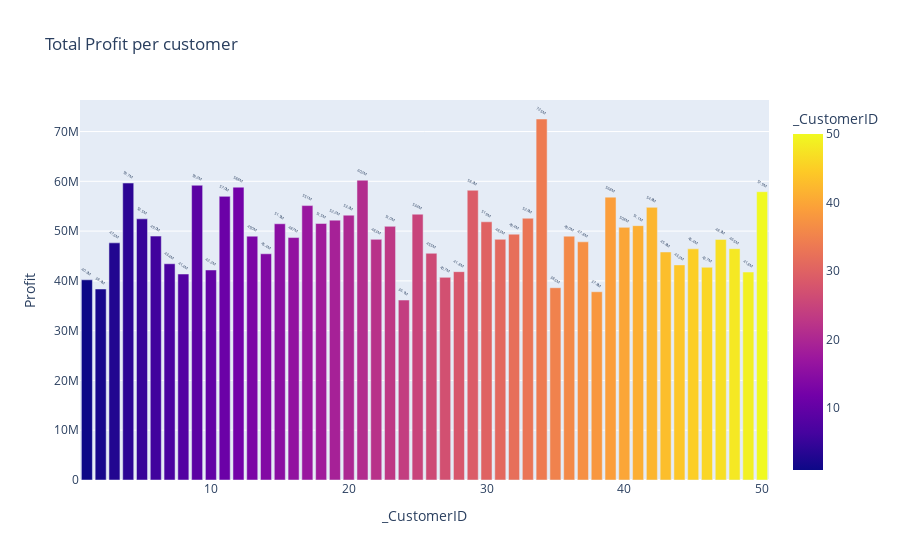

Source (notebook cell):
### Code cell
#Graphing the data 
graph1 = CompanyProfitPerPerson.reset_index(drop=False) #Reset index to allow for graphing of customerid
bar = px.bar(
    data_frame=graph1,
    x='_CustomerID',
    y='Profit',
    color='_CustomerID',
    title= 'Total Profit per customer',
    text_auto='.3s'
)
bar.update_traces(textposition="outside", textangle= 30)

bar

### Figure 1 — Plotly figure (JSON) as saved in the notebook; plotly's stock layout.template omitted (floating-point values rounded to 4 significant figures)
{"data": [{"alignmentgroup": "True", "hovertemplate": "_CustomerID=%{marker.color}<br>Profit=%{y}<extra></extra>", "legendgroup": "", "marker": {"color": [34, 21, 4, 9, 12, 29, 50, 11, 39, 17, 42, 25, 20, 33, 5, 19, 30, 18, 15, 41, 23, 40, 32, 6, 36, 13, 16, 31, 22, 47, 37, 3, 48, 45, 43, 26, 14, 7, 44, 46, 10, 28, 49, 8, 27, 1, 35, 2, 38, 24], "coloraxis": "coloraxis", "pattern": {"shape": ""}}, "name": "", "offsetgroup": "", "orientation": "v", "showlegend": false, "textangle": 30, "textposition": "outside", "texttemplate": "%{y:.3s}", "type": "bar", "x": [34, 21, 4, 9, 12, 29, 50, 11, 39, 17, 42, 25, 20, 33, 5, 19, 30, 18, 15, 41, 23, 40, 32, 6, 36, 13, 16, 31, 22, 47, 37, 3, 48, 45, 43, 26, 14, 7, 44, 46, 10, 28, 49, 8, 27, 1, 35, 2, 38, 24], "xaxis": "x", "y": [72520000.0, 60220000.0, 59660000.0, 59210000.0, 58820000.0, 58210000.0, 57920000.0, 56980000.0, 56820000.0, 55130000.0, 54770000.0, 53400000.0, 53200000.0, 52580000.0, 52460000.0, 52200000.0, 51870000.0, 51540000.0, 51480000.0, 51090000.0, 50960000.0, 50750000.0, 49380000.0, 48990000.0, 48990000.0, 48980000.0, 48700000.0, 48350000.0, 48340000.0, 48330000.0, 47850000.0, 47640000.0, 46470000.0, 46430000.0, 45800000.0, 45540000.0, 45450000.0, 43440000.0, 43210000.0, 42730000.0, 42190000.0, 41850000.0, 41780000.0, 41380000.0, 40710000.0, 40210000.0, 38620000.0, 38370000.0, 37820000.0, 36150000.0], "yaxis": "y"}], "layout": {"barmode": "relative", "coloraxis": {"colorbar": {"title": {"text": "_CustomerID"}}, "colorscale": [[0, "#0d0887"], [0.1111, "#46039f"], [0.2222, "#7201a8"], [0.3333, "#9c179e"], [0.4444, "#bd3786"], [0.5556, "#d8576b"], [0.6667, "#ed7953"], [0.7778, "#fb9f3a"], [0.8889, "#fdca26"], [1, "#f0f921"]]}, "legend": {"tracegroupgap": 0}, "title": {"text": "Total Profit per customer"}, "xaxis": {"anchor": "y", "domain": [0, 1], "title": {"text": "_CustomerID"}}, "yaxis": {"anchor": "x", "domain": [0, 1], "title": {"text": "Profit"}}}}
